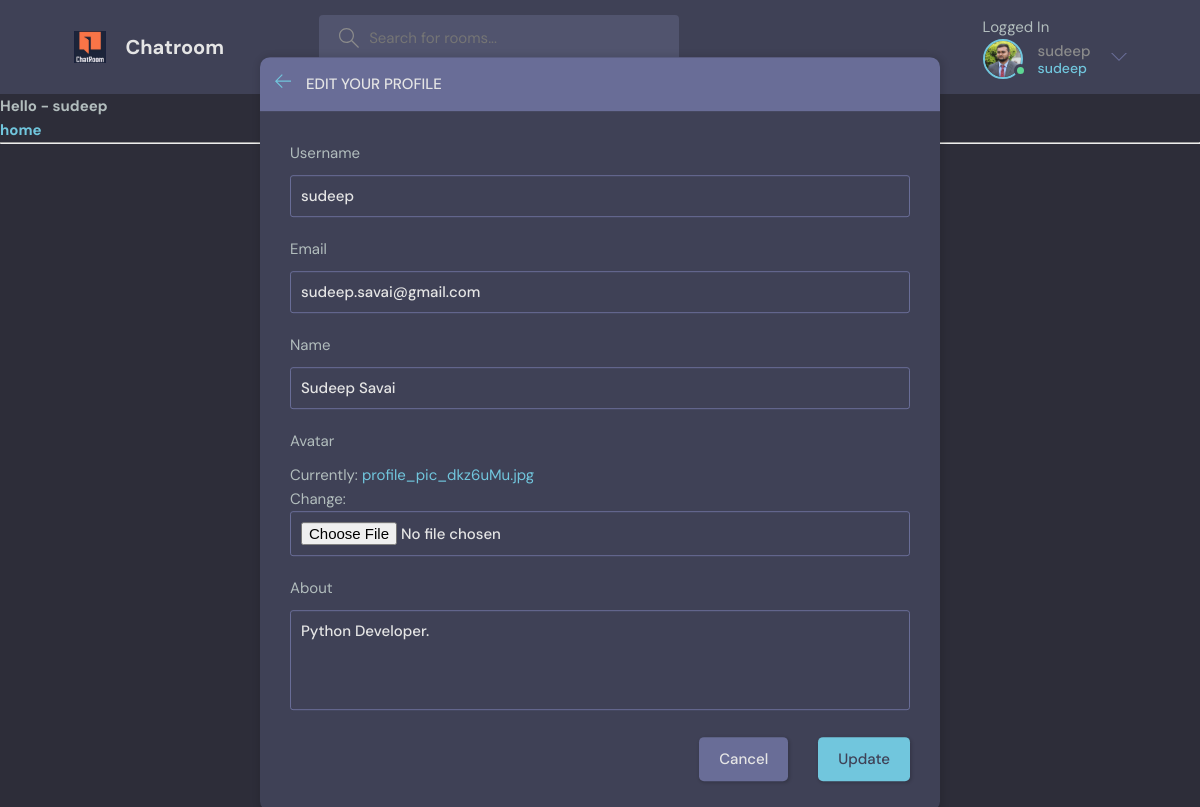
The page /update-user/ (signed in) on the database its author committed.
### base/models.py (models this page shows)
class User(AbstractUser):
    name=models.CharField(max_length=200,null=True)
    email=models.EmailField(unique=True,null=True)
    about=models.TextField(null=True)
    avatar=models.ImageField(null=True,default='avatar.svg')
    USERNAME_FIELD='email'
    REQUIRED_FIELDS=[]

### base/views.py (the view)
# urls.py: path('update-user/',views.updateUser,name='update-user'),
def updateUser(request):
    user=request.user
    form=UserForm(instance=user)
    if request.method=='POST':
        form=UserForm(request.POST,request.FILES,instance=user)
        if form.is_valid:
            form.save()
            return redirect('room-profile', pk=user.id)
    return render(request,'base/update-user.html',{'form':form})

### base/forms.py
class UserForm(ModelForm):
    class Meta:
        model=User
        fields=['username','email','name','avatar','about']

### base/templates/base/update-user.html (shortened to what this page needs)
{% extends 'main.html' %}
{% block start %}
    <main class="update-account layout">
        <div class="container">
            <div class="layout__box">
                <div class="layout__boxHeader">
                    <div class="layout__boxTitle">
                        <a href="{{request.META.HTTP_REFERER  }}">
                            <svg version="1.1" xmlns="http://www.w3.org/2000/svg" width="32" height="32"
                                viewBox="0 0 32 32">
                                <title>arrow-left</title>
                                <path
                                    d="M13.723 2.286l-13.723 13.714 13.719 13.714 1.616-1.611-10.96-10.96h27.625v-2.286h-27.625l10.965-10.965-1.616-1.607z">
                                </path>
                            </svg>
                        </a>
                        <h3>Edit your profile</h3>
                    </div>
                </div>
                <div class="layout__body">
                    <form class="form" action="" method="POST" enctype="multipart/form-data">
                      {% for field in form %}
                        <div class="form__group">
                            <label for="profile_pic"> {{field.label}} </label>
                            {{field}}
                        </div>
                        {% endfor %}
                        <div class="form__action">
                            <a class="btn btn--dark" href="{{request.META.HTTP_REFERER}}">Cancel</a>
                            <button class="btn btn--main" type="submit">Update</button>
                        </div>
                    </form>
                </div>
            </div>
        </div>
    </main>
{% endblock %}

### templates/nav.html (shortened to what this page needs)
{% load static %}
<header class="header header--loggedIn">
    <div class="container">
      <a href="{% url 'home' %}" class="header__logo">
        <img src="{% static 'images/logo.PNG' %}" />
        <h1>Chatroom</h1>
      </a>
      <form class="header__search" method="=GET" action="{% url 'home' %}">
        <label>
          <input name="q" placeholder="Search for rooms..." />
        </label>
      </form>
      <nav class="header__menu">
        {% if request.user.is_authenticated %}
        Logged In
        <div class="header__user">
          <a href="{% url 'update-user' %}">
            <div class="avatar avatar--medium active">
              <img src="{{request.user.avatar.url}}" />
            </div>
            <p>{{request.user.username}} <span>{{request.user.username}}</span></p>
          </a>
          <button class="dropdown-button">
            <svg version="1.1" xmlns="http://www.w3.org/2000/svg" width="32" height="32" viewBox="0 0 32 32">
              <title>chevron-down</title>
              <path d="M16 21l-13-13h-3l16 16 16-16h-3l-13 13z"></path>
            </svg>
          </button>
        </div>
        {% else %}
         <a href="{% url 'login' %}">
          <img src="{% static 'images/avatar.svg' %}">
          <p style="color: azure;">Login</p>
        </a>
        {%endif%}
      </nav>
    </div>
  </header>
<strong>Hello -  {{request.user.username}}</strong><br>
<a href="{% url 'home' %}">
 <h3>home</h3>
</a>

### rows shown on the page
User: user.avatar (picture), user.username "sudeep", form "sudeep" "sudeep.savai@gmail.com" "Sudeep Savai" "Python Developer."

### other values the page prints
{{ field.label }} "Username" "Email" "Name" "Avatar" "About"
